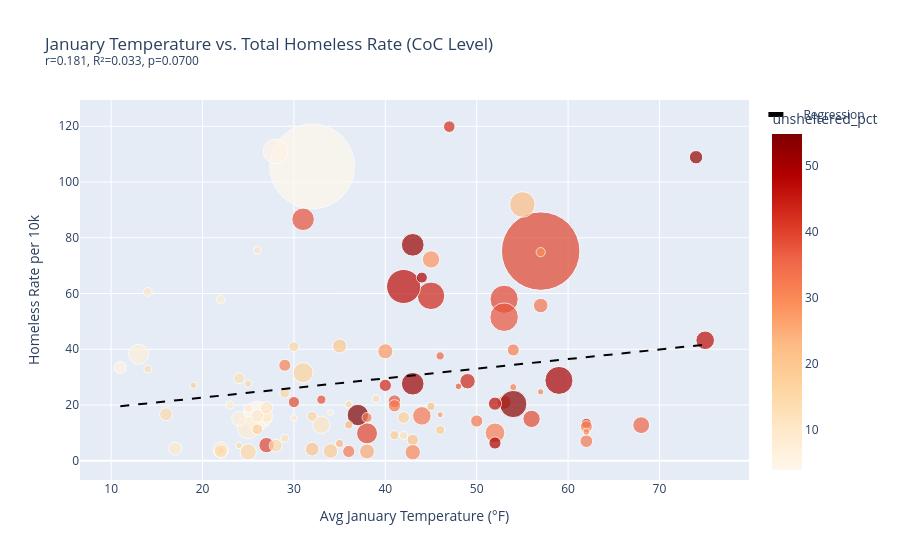

Source (notebook cell):
### Code cell
slope2, intercept2, r2v, p2, se2 = stats.linregress(df['jan_temp_f'], df['homeless_rate_per_10k'])
r2_2 = r2v ** 2
print(f'Jan temp vs total homeless rate: r={r2v:.3f}, R²={r2_2:.3f}, p={p2:.4f}')

x_range2 = [df['jan_temp_f'].min(), df['jan_temp_f'].max()]
y_range2 = [slope2 * x + intercept2 for x in x_range2]

fig2 = px.scatter(
    df, x='jan_temp_f', y='homeless_rate_per_10k',
    size='total_homeless',
    color='unsheltered_pct', color_continuous_scale='OrRd',
    hover_name='coc_name',
    title=f'January Temperature vs. Total Homeless Rate (CoC Level)<br><sup>r={r2v:.3f}, R²={r2_2:.3f}, p={p2:.4f}</sup>',
    labels={'jan_temp_f': 'Avg January Temperature (°F)', 'homeless_rate_per_10k': 'Homeless Rate per 10k'},
    size_max=60,
)
fig2.add_trace(go.Scatter(x=x_range2, y=y_range2, mode='lines', name='Regression', line=dict(color='black', dash='dash')))
fig2.show()

### Figure 1 — Plotly figure (JSON) as saved in the notebook; plotly's stock layout.template omitted (floating-point values rounded to 4 significant figures)
{"data": [{"hovertemplate": "<b>%{hovertext}</b><br><br>Avg January Temperature (°F)=%{x}<br>Homeless Rate per 10k=%{y}<br>total_homeless=%{marker.size}<br>unsheltered_pct=%{marker.color}<extra></extra>", "hovertext": ["Los Angeles City & County CoC", "San Diego City & County CoC", "Sacramento City & County CoC", "Oakland, Berkeley/Alameda County CoC", "San Francisco CoC", "Fresno City & County CoC", "Pasadena CoC", "Humboldt County CoC", "Contra Costa County CoC", "Yolo County CoC", "Long Beach CoC", "Glendale CoC", "San Jose/Santa Clara City & County CoC", "Riverside City & County CoC", "New York City CoC", "Syracuse, Auburn/Onondaga, Oswego Counties CoC", "Nassau, Suffolk Counties CoC", "Rockland County CoC", "Schenectady City & County CoC", "Seattle/King County CoC", "Washington Balance of State CoC", "Spokane City & County CoC", "Tacoma/Lakewood/Pierce County CoC", "Portland/Multnomah County CoC", "Oregon Balance of State CoC", "Medford/Ashland/Jackson County CoC", "Houston/Harris County CoC", "Dallas City & County CoC", "Fort Worth/Arlington/Tarrant County CoC", "Austin/Travis County CoC", "Waco/McLennan County CoC", "Sarasota/Bradenton/Manatee, Sarasota Counties CoC", "Tampa/Hillsborough County CoC", "Orlando/Orange, Osceola, Seminole Counties CoC", "Pasco County CoC", "Miami/Dade County CoC", "Metropolitan Denver CoC", "Colorado Balance of State CoC", "Colorado Springs/El Paso County CoC", "Boston CoC", "Massachusetts Balance of State CoC", "Lynn CoC", "Phoenix/Mesa/Maricopa County CoC", "Arizona Balance of State CoC", "Tucson/Pima County CoC", "Chicago CoC", "Illinois Balance of State CoC", "DuPage County CoC", "Minneapolis/Hennepin County CoC", "Saint Paul/Ramsey County CoC", "Rochester/Southeast Minnesota CoC", "Philadelphia CoC", "Pittsburgh/Allegheny County CoC", "Pennsylvania Balance of State CoC", "Atlanta CoC", "Georgia Balance of State CoC", "Las Vegas/Clark County CoC", "Reno/Sparks/Washoe County CoC", "Detroit CoC", "Dearborn/Dearborn Heights/Westland/Wayne County CoC", "Flint/Genesee County CoC", "Cincinnati/Hamilton County CoC", "Toledo/Lucas County CoC", "Columbus/Franklin County CoC", "Youngstown/Mahoning County CoC", "Cleveland/Cuyahoga County CoC", "Baltimore CoC", "Maryland Balance of State CoC", "Roanoke City & County/Salem CoC", "Newport News/Hampton/Virginia Beach CoC", "Arlington County CoC", "Virginia Balance of State CoC", "Raleigh/Wake County CoC", "Charlotte/Mecklenburg County CoC", "Durham County CoC", "North Carolina Balance of State CoC", "Hawaii Balance of State CoC", "Honolulu CoC", "Indianapolis CoC", "Indiana Balance of State CoC", "Nashville/Davidson County CoC", "Memphis/Shelby County CoC", "Tennessee Balance of State CoC", "St. Louis City CoC", "St. Louis County CoC", "Kansas City CoC", "Lafayette/Acadiana CoC", "New Orleans/Jefferson Parish CoC", "Monroe/Northeast Louisiana CoC", "Wisconsin Balance of State CoC", "Racine City & County CoC", "Albuquerque CoC", "New Mexico Balance of State CoC", "Oklahoma City CoC", "Tulsa City & County CoC", "Louisville/Jefferson County CoC", "Kentucky Balance of State CoC", "Columbia/Midlands CoC", "Greenville/Anderson/Spartanburg CoC", "Maine Balance of State CoC", "Bangor/Penobscot County CoC"], "legendgroup": "", "marker": {"color": [39.9, 50.0, 43.6, 39.6, 22.7, 43.9, 29.3, 42.8, 32.7, 36.2, 33.3, 31.3, 37.7, 39.2, 4.3, 13.3, 11.5, 10.3, 8.6, 46.9, 39.9, 31.1, 37.3, 51.8, 54.9, 49.8, 31.8, 32.7, 21.8, 32.9, 27.8, 41.7, 30.8, 32.6, 29.5, 35.7, 38.1, 39.7, 39.3, 5.3, 3.9, 11.0, 53.6, 49.1, 46.9, 8.2, 10.2, 15.2, 7.3, 5.5, 13.6, 17.0, 17.7, 15.5, 28.6, 30.2, 51.6, 38.7, 7.6, 15.8, 9.6, 8.1, 9.6, 9.4, 15.8, 9.8, 19.8, 20.7, 15.8, 12.3, 8.3, 19.0, 19.3, 17.3, 13.6, 25.6, 52.5, 47.0, 10.9, 14.7, 27.7, 32.7, 32.7, 16.2, 12.3, 16.2, 31.5, 31.9, 37.5, 9.8, 18.7, 43.6, 24.0, 32.4, 24.0, 16.2, 14.7, 21.9, 19.3, 14.7, 10.7], "coloraxis": "coloraxis", "size": [75312, 9626, 9278, 9747, 8035, 2894, 1038, 1634, 2444, 837, 2600, 486, 9974, 3673, 88025, 1423, 3655, 522, 912, 14190, 5384, 1791, 1968, 6297, 5624, 1463, 4741, 4210, 1578, 1840, 432, 1258, 1782, 1980, 584, 3472, 6198, 2874, 1538, 7498, 10234, 712, 9129, 1834, 2134, 6139, 2934, 512, 4892, 1834, 734, 4978, 1378, 3234, 3689, 2912, 6263, 1034, 2634, 634, 812, 1234, 812, 2134, 634, 2034, 2412, 2312, 634, 812, 412, 2634, 1034, 1734, 734, 2734, 2178, 4212, 1834, 2034, 2812, 1834, 1834, 1234, 812, 1234, 634, 1812, 534, 2034, 534, 1834, 834, 1234, 834, 1234, 2034, 812, 1034, 2034, 934], "sizemode": "area", "sizeref": 24.45, "symbol": "circle"}, "mode": "markers", "name": "", "orientation": "v", "showlegend": false, "type": "scatter", "x": [57, 59, 45, 53, 55, 49, 57, 47, 53, 46, 57, 57, 53, 56, 32, 24, 33, 30, 22, 42, 38, 29, 41, 43, 37, 44, 52, 44, 43, 50, 46, 62, 62, 62, 62, 68, 31, 27, 30, 28, 26, 26, 54, 52, 52, 25, 22, 24, 13, 11, 14, 31, 26, 25, 45, 43, 43, 33, 24, 22, 23, 27, 25, 27, 25, 26, 35, 32, 36, 42, 34, 34, 41, 42, 39, 38, 74, 75, 27, 22, 40, 41, 36, 30, 29, 29, 54, 54, 48, 17, 19, 40, 35, 38, 36, 32, 28, 45, 46, 16, 14], "xaxis": "x", "y": [75.21, 28.83, 59.17, 57.94, 91.94, 28.55, 74.84, 119.9, 20.96, 37.61, 55.7, 24.73, 51.51, 15.04, 105.6, 29.6, 12.9, 15.43, 57.88, 62.52, 9.84, 34.26, 21.37, 77.47, 16.41, 65.72, 10.02, 16.11, 7.49, 14.26, 16.49, 13.46, 12.21, 7.03, 10.39, 12.78, 86.62, 5.61, 21.06, 111.0, 16.1, 75.5, 20.36, 6.38, 20.5, 11.92, 3.95, 5.5, 38.17, 33.47, 32.93, 31.58, 11.31, 3.18, 72.22, 3.06, 27.63, 21.93, 15.14, 3.64, 19.96, 14.86, 18.85, 16.12, 27.62, 16.08, 41.18, 4.15, 20.24, 9.08, 17.26, 3.5, 9.16, 15.54, 22.21, 3.32, 108.9, 43.22, 19.01, 3.47, 39.28, 19.73, 3.34, 40.92, 8.09, 24.29, 26.41, 39.75, 26.7, 4.41, 27.06, 27.06, 6.19, 15.51, 12.85, 15.94, 5.44, 19.51, 11.0, 16.7, 60.62], "yaxis": "y"}, {"line": {"color": "black", "dash": "dash"}, "mode": "lines", "name": "Regression", "type": "scatter", "x": [11, 75], "y": [19.56, 41.66]}], "layout": {"coloraxis": {"colorbar": {"title": {"text": "unsheltered_pct"}}, "colorscale": [[0.0, "rgb(255,247,236)"], [0.125, "rgb(254,232,200)"], [0.25, "rgb(253,212,158)"], [0.375, "rgb(253,187,132)"], [0.5, "rgb(252,141,89)"], [0.625, "rgb(239,101,72)"], [0.75, "rgb(215,48,31)"], [0.875, "rgb(179,0,0)"], [1.0, "rgb(127,0,0)"]]}, "legend": {"itemsizing": "constant", "tracegroupgap": 0}, "title": {"text": "January Temperature vs. Total Homeless Rate (CoC Level)<br><sup>r=0.181, R²=0.033, p=0.0700</sup>"}, "xaxis": {"anchor": "y", "domain": [0.0, 1.0], "title": {"text": "Avg January Temperature (°F)"}}, "yaxis": {"anchor": "x", "domain": [0.0, 1.0], "title": {"text": "Homeless Rate per 10k"}}}}
